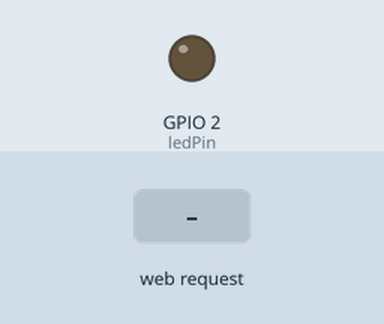
This sketch was run on a simulated ESP8266 (NodeMCU). Shown: output pins drawn as LEDs (lit = HIGH). Inputs (shaded band) come from the test bench. WiFi joins after 1.5 s; servers stay silent unless stated; what the sketch prints to the serial monitor is not drawn.

Above: at 2.7 s.
2.8 s: HTTP request GET /LED=OFF received
At 3.5 s:
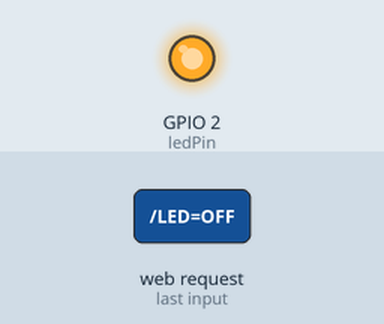
4.3 s: HTTP request GET /LED=ON received
At 4.7 s:
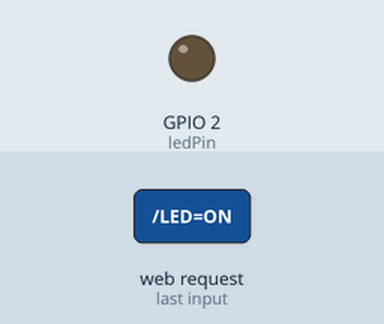
Timing chart, 0 to 7.3 s (numbered marks = the images above; inputs shaded):
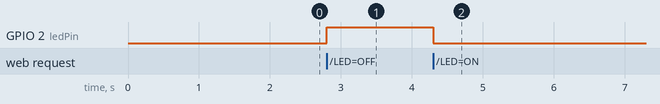

Measured:
- after the input at 2.8 s, GPIO 2 (ledPin): LOW → HIGH at once
- after the input at 4.3 s, GPIO 2 (ledPin): HIGH → LOW at once

The sketch:

NodeMCU-V3_Lolin.ino
```cpp
#include <ESP8266WiFi.h>

const char* ssid = "GCAMP0824G"; //your WiFi Name
const char* password = "12345678a";  //Your Wifi Password

int ledPin = 2; //gpio2 on esp8266 module's built-in led.
// NodeMCU devkit1.0 V2
//D3: gpio0: flash button
//D0: gpio16: user button

// NodeMCU devkit1.0 V3 Lolin
//$led1 = 16;   //D0, gpio16, BUILTIN_LED: OnBoard LED
//$led2 = 2;    //D4, gpio2 Internal LED for LoLin V3

WiFiServer server(80);
void setup() {
  Serial.begin(115200);
  delay(10);
  pinMode(ledPin, OUTPUT);
  digitalWrite(ledPin, LOW);
  Serial.println();
  Serial.println();
  Serial.print("Connecting to ");
  Serial.println(ssid);
  WiFi.begin(ssid, password);
  while (WiFi.status() != WL_CONNECTED) {
    delay(500);
    Serial.print(".");
  }
  Serial.println("");
  Serial.println("WiFi connected");
  server.begin();
  Serial.println("Server started");
  Serial.print("Use this URL to connect: ");
  Serial.print("http://");
  Serial.print(WiFi.localIP());
  Serial.println("/");
}

void loop() {
  WiFiClient client = server.available();
  if (!client) {
    return;
  }
  Serial.println("new client");
  while(!client.available()){
    delay(1);
  }
  String request = client.readStringUntil('\r');
  Serial.println(request);
  client.flush();
  int value = LOW;
  if (request.indexOf("/LED=ON") != -1)  {
    digitalWrite(ledPin, LOW);
    value = HIGH;
  }
  if (request.indexOf("/LED=OFF") != -1)  {
    digitalWrite(ledPin, HIGH);
    value = LOW;
  }
  client.println("HTTP/1.1 200 OK");
  client.println("Content-Type: text/html");
  client.println("");
  client.println("");
  client.println("");
  client.print("Led is : ");
  if(value == HIGH) {
    client.print("On");
  } else {
    client.print("Off");
  }
#if 0
  client.println("");
client.println(" On ");
   client.println(" Off ");
  client.println(" ");
#endif
   client.println("<br><br>");
 client.println("<a href=\"/LED=ON\"\"><button>Turn On </button></a>");
 client.println("<a href=\"/LED=OFF\"\"><button>Turn Off </button></a><br />");
 client.println("</html>");

     delay(1);
   Serial.println("Client disonnected");
  Serial.println("");
}
```
